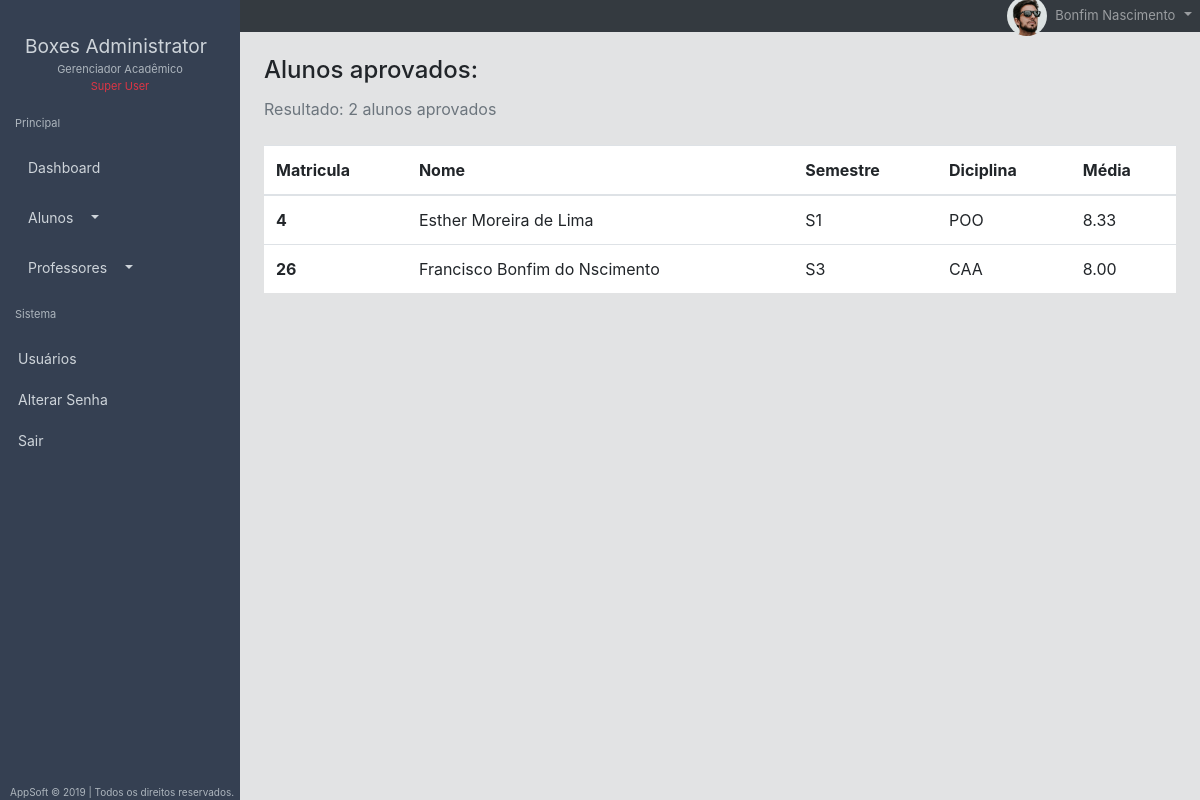
/alunos/aprovados (signed in), run on the app's committed database.
### lanc_notas/models.py (models this page shows, shortened)
class Aluno_Diciplina(models.Model):
	aluno = models.ForeignKey(Aluno, on_delete=models.CASCADE)
	diciplina = models.ForeignKey(Diciplina, on_delete=models.CASCADE)
	n1 = models.DecimalField(max_digits=4, decimal_places=2, null=True, blank=True, default=0)
	n2 = models.DecimalField(max_digits=4, decimal_places=2, null=True, blank=True, default=0)
	n3 = models.DecimalField(max_digits=4, decimal_places=2, null=True, blank=True, default=0)
	media = models.DecimalField(max_digits=4, decimal_places=2, null=True, blank=True, default=0)
	situacao = models.CharField(max_length=50, blank=True)
	faltas = models.IntegerField(null=True, default=0)

class Aluno(models.Model):
	matricula = models.AutoField(primary_key=True)
	semestre = models.ForeignKey(Turma, on_delete=models.CASCADE)
	nome = models.CharField(max_length=100)
	data_nac = models.CharField(max_length=12, null=True)
	user = models.OneToOneField(
        settings.AUTH_USER_MODEL,
        on_delete=models.CASCADE, null=True)
	def __str__(self):
		return str(self.nome)

class Turma(models.Model):
	cod_turma = models.AutoField(primary_key=True)
	semestre = models.CharField(max_length=30)
	def __str__(self):
		return self.semestre

class Diciplina(models.Model):
	cod_diciplina = models.AutoField(primary_key=True)
	nome_diciplina = models.CharField(max_length=30)
	nota_aprovacao = models.DecimalField(max_digits=4, decimal_places=2)
	semestre_aberto = models.BooleanField(default=False)
	def __str__(self):
		return self.nome_diciplina

### lanc_notas/views.py (the view)
# urls.py: path('alunos/aprovados', views.alunos_aprovados),
@login_required(login_url='/login') #verifica o usuario
@permission_required('lanc_notas.change_aluno_diciplina', raise_exception=True)
def alunos_aprovados(request):
	alunos = Aluno_Diciplina.objects.filter(situacao='Aprovado').order_by('aluno')
	status = 'aprovados'
	contexto = {
		'alunos': alunos,
		'status': status
	}
	return render(request, 'a_aprovado.html', contexto)

### lanc_notas/templatetags/mytage.py (called while the page is built)
@register.filter()
def can_edit(user, obj):
    if user.has_perm(obj):
        return True
    else:
        return False

### lanc_notas/templates/a_aprovado.html (shortened to what this page needs)
{% extends "layout/base.html" %}
{% block conteudo %}
{% load static %}
	<div class="wrapper">
    	<div class="d-flex" id="wrapper">
     		{% include "sidebar.html" %}
     		<div class="container-fluid">
      			{% include 'navbar.html' %}
      			{% include 'conteudo/tabela_alunos_filtros.html' %}
     		</div>
  		</div>
{% endblock %}

### lanc_notas/templates/navbar.html (shortened to what this page needs)
      {% load static %}
      <nav class="navbar navbar-expand-lg navbar-dark bg-dark py-2">
          <div class="container-fluid">
              <a class="navbar-brand icon ion-ios-menu menu-toggle"  href="#"></a>
              <div class="collapse navbar-collapse ml-4 py-2" id="navbarNavDropdown">
                <ul class="navbar-nav">
                    <li class="nav-item dropdown">
                      <a class="nav-link icon ion-md-notifications" href="#" id="navbarDropdownMenuLink" role="button" data-toggle="dropdown"   aria-haspopup="true" aria-expanded="false">
                      </a>
                    </li>
                  <li class="nav-item dropdown">
                      <a class="nav-link dropdown-toggle" href="#" id="navbarDropdownMenuLink" role="button" data-toggle="dropdown" aria-haspopup="true" aria-expanded="false">
                        <img class="rounded-circle mr-2" src="{% static 'img/avatar.jpg' %}" alt="Chris Wood" width="40"></img><span class="user-nav">{{user.first_name}} {{user.last_name}}</span>
                      </a>
                    </li>
                </ul>
          </div>
        </nav>

### lanc_notas/templates/conteudo/tabela_alunos_filtros.html
<div class="conteudo mt-4 ml-4 mr-4">
	{% if alunos %}
	<h4 class="card-title">Alunos {{status}}:</h4>
		<strong class="text-muted">Resultado: {{alunos.count}} alunos {{status}}</strong>
	<div class="mt-4">
		<table class="table">
			<thead>
			    <tr>
			      <th scope="col">Matricula</th>
			      <th scope="col">Nome</th>
			      <th scope="col">Semestre</th>
			      <th scope="col">Diciplina</th>
			      <th scope="col">Média</th>
			    </tr>
			</thead>
			<tbody>
				{% for aluno in alunos %}
				<tr>
			     	<th scope="row"> {{aluno.aluno.matricula}}</th>
			    	<td>{{aluno.aluno}}</td>
			    	<td>{{aluno.aluno.semestre}}</td>
			    	<td>{{aluno.diciplina}}</td>
			    	<td>{{aluno.media}}</td>
			    </tr>
			    {% endfor %}
			</tbody>
		</table>
	</div>
	{% else %}
		<h3 class="text-muted text-center">Não existe alunos nessa categoria.</h3>
	{% endif %}
</div>

### gerencia_notas/static/css/sidebar.css (style rules this page uses)
* { margin: 0; padding: 0; }
.icon { font-size: 20px; padding-right: 10px; }
.wrapper { display: flex; width: 100%; }
.ion-ios-menu { font-size: 25px; }
body { overflow-x: visible; }

### gerencia_notas/static/css/estilo.css (style rules this page uses)
* { margin: 0; padding: 0; }
body { background-color: #e2e3e4; }
.container-fluid { margin: 0; padding: 0; }
.navbar-nav { position: absolute; right: 0px; }
a.ion-md-notifications { display: inline-block; margin-top: 3px; font-size: 23px; }
.text-muted { font-weight: 400; }
.user-nav { font-size: 13px; }
.table { background: #fff !important; }

### data on the page
Aluno_Diciplina: aluno.matricula "4", aluno "Esther Moreira de Lima", aluno.semestre "S1", diciplina "POO", media "8.33"
Aluno_Diciplina: aluno.matricula "26", aluno "Francisco Bonfim do Nscimento", aluno.semestre "S3", diciplina "CAA", media "8.00"

### other printed values
{{ user.first_name }} "Bonfim"
{{ user.last_name }} "Nascimento"
{{ status }} "aprovados"
{{ alunos.count }} "2"
